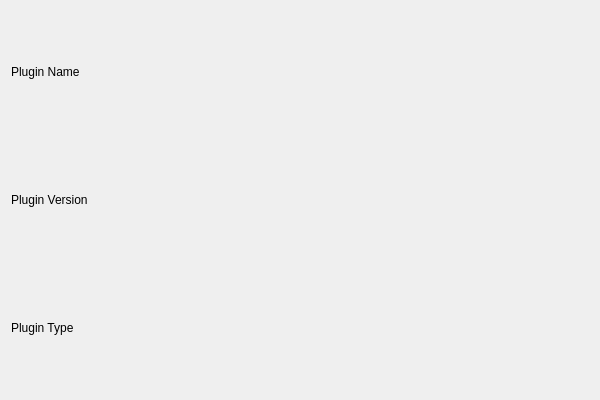
<?xml version="1.0" encoding="UTF-8"?>
<ui version="4.0">
 <class>PluginDetailsWidgetClass</class>
 <widget class="QWidget" name="PluginDetailsWidgetClass">
  <property name="geometry">
   <rect>
    <x>0</x>
    <y>0</y>
    <width>600</width>
    <height>400</height>
   </rect>
  </property>
  <property name="windowTitle">
   <string>PluginDetailsWidget</string>
  </property>
  <layout class="QGridLayout" name="gridLayout">
   <item row="1" column="0">
    <widget class="QLabel" name="labelPluginVersion">
     <property name="text">
      <string>Plugin Version</string>
     </property>
    </widget>
   </item>
   <item row="0" column="0">
    <widget class="QLabel" name="labelPluginName">
     <property name="text">
      <string>Plugin Name</string>
     </property>
    </widget>
   </item>
   <item row="2" column="0">
    <widget class="QLabel" name="labelPluginType">
     <property name="text">
      <string>Plugin Type</string>
     </property>
    </widget>
   </item>
  </layout>
 </widget>
 <layoutdefault spacing="6" margin="11"/>
 <resources/>
 <connections/>
</ui>
